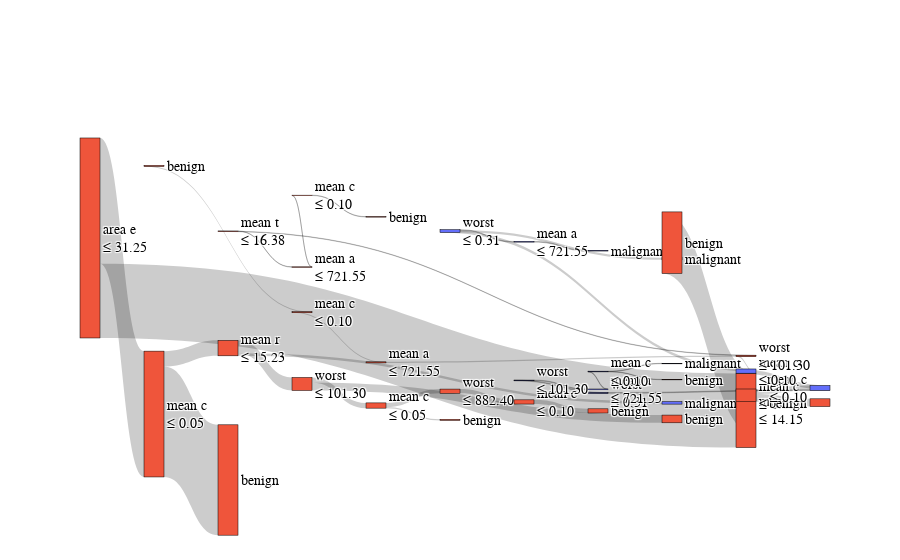

Source (notebook cell):
### Code cell
# 1) Pruned FBT Sankey plot for breast‐cancer

# Rename variables: use bc_ prefix for breast-cancer objects
pruned_bc_fbt = bc_fbt_viz.prune(max_depth=10)  
bc_fbt_sankey = SankeyTreePlot(pruned_bc_fbt)

# Show the interactive Sankey plot of the pruned FBT
bc_fbt_sankey.show()

### Figure 1 — Plotly figure (JSON) as saved in the notebook; plotly's stock layout.template omitted (floating-point values rounded to 4 significant figures; data arrays with more than 128 entries replaced by an {"elided": "..."} marker saying what was removed)
{"data": [{"link": {"hovertemplate": "<b style=\"font-size:14px;\">n_train:</b> %{value}<extra></extra>", "label": ["358", "314", "44", "37", "15", "3", "12", "12", "0", "0", "0", "0", "0", "0", "0", "12", "0", "0", "0", "0", "0", "0", "0", "22", "7", "211", "36", "22", "14", "2", "2", "2", "2", "1", "1", "0", "0", "0", "0", "0", "0", "0", "0", "0", "0", "0", "0", "0", "0", "0", "0", "0", "0", "0", "0", "0", "0", "0", "0", "0", "0", "0", "0", "0", "0", "0", "12", "4", "3", "3", "3", "0", "0", "0", "0", "1", "0", "1", "1", "1", "0", "0", "0", "0", "8", "2", "2", "0", "0", "0", "0", "0", "0", "0", "6", "175"], "source": [0, 1, 1, 3, 4, 5, 5, 7, 8, 9, 9, 11, 11, 13, 13, 8, 7, 17, 17, 19, 19, 21, 21, 4, 3, 0, 26, 27, 27, 29, 30, 31, 32, 33, 33, 32, 36, 36, 31, 39, 40, 41, 41, 40, 44, 44, 39, 47, 47, 49, 50, 50, 49, 53, 53, 30, 56, 57, 58, 58, 57, 61, 62, 62, 61, 56, 29, 67, 68, 69, 70, 70, 69, 73, 73, 68, 76, 76, 78, 79, 79, 78, 82, 82, 67, 85, 86, 86, 88, 89, 89, 88, 92, 92, 85, 26], "target": [1, 2, 3, 4, 5, 6, 7, 8, 9, 10, 11, 12, 13, 14, 15, 16, 17, 18, 19, 20, 21, 22, 23, 24, 25, 26, 27, 28, 29, 30, 31, 32, 33, 34, 35, 36, 37, 38, 39, 40, 41, 42, 43, 44, 45, 46, 47, 48, 49, 50, 51, 52, 53, 54, 55, 56, 57, 58, 59, 60, 61, 62, 63, 64, 65, 66, 67, 68, 69, 70, 71, 72, 73, 74, 75, 76, 77, 78, 79, 80, 81, 82, 83, 84, 85, 86, 87, 88, 89, 90, 91, 92, 93, 94, 95, 96], "value": [358, 314, 44, 37, 15, 3, 12, 12, 0, 0, 0, 0, 0, 0, 0, 12, 0, 0, 0, 0, 0, 0, 0, 22, 7, 211, 36, 22, 14, 2, 2, 2, 2, 1, 1, 0, 0, 0, 0, 0, 0, 0, 0, 0, 0, 0, 0, 0, 0, 0, 0, 0, 0, 0, 0, 0, 0, 0, 0, 0, 0, 0, 0, 0, 0, 0, 12, 4, 3, 3, 3, 0, 0, 0, 0, 1, 0, 1, 1, 1, 0, 0, 0, 0, 8, 2, 2, 0, 0, 0, 0, 0, 0, 0, 6, 175]}, "node": {"color": ["#EF553B", "#EF553B", "#EF553B", "#EF553B", "#EF553B", "#EF553B", "#EF553B", "#EF553B", "#EF553B", "#636EFA", "#EF553B", "#636EFA", "#EF553B", "#636EFA", "#EF553B", "#636EFA", "#EF553B", "#636EFA", "#EF553B", "#636EFA", "#EF553B", "#636EFA", "#EF553B", "#636EFA", "#EF553B", "#636EFA", "#EF553B", "#EF553B", "#EF553B", "#636EFA", "#636EFA", "#636EFA", "#636EFA", "#636EFA", "#EF553B", "#636EFA", "#636EFA", "#EF553B", "#636EFA", "#636EFA", "#636EFA", "#636EFA", "#EF553B", "#636EFA", "#636EFA", "#EF553B", "#636EFA", "#636EFA", "#636EFA", "#636EFA", "#636EFA", "#EF553B", "#636EFA", "#636EFA", "#EF553B", "#636EFA", "#636EFA", "#636EFA", "#636EFA", "#EF553B", "#636EFA", "#636EFA", "#636EFA", "#636EFA", "#EF553B", "#636EFA", "#636EFA", "#636EFA", "#EF553B", "#EF553B", "#EF553B", "#EF553B", "#636EFA", "#636EFA", "#EF553B", "#636EFA", "#EF553B", "#EF553B", "#EF553B", "#EF553B", "#EF553B", "#636EFA", "#636EFA", "#EF553B", "#636EFA", "#636EFA", "#636EFA", "#636EFA", "#636EFA", "#636EFA", "#EF553B", "#636EFA", "#636EFA", "#EF553B", "#636EFA", "#636EFA", "#EF553B"], "customdata": {"elided": "97x2 str values"}, "hovertemplate": "<b style=\"font-size:14px;\">%{customdata[0]}</b><br><b style=\"font-size:14px;\">n_train:</b> %{value}<br><b style=\"font-size:14px;\">Value:</b> %{customdata[1]}<extra></extra>", "label": ["area e<br>≤ 31.25", "mean c<br>≤ 0.05", "benign", "mean r<br>≤ 15.23", "worst <br>≤ 101.30", "mean c<br>≤ 0.05", "benign", "worst <br>≤ 882.40", "mean c<br>≤ 0.10", "worst <br>≤ 0.12", "benign", "mean a<br>≤ 721.55", "benign", "mean c<br>≤ 0.06", "benign", "malignant", "benign", "worst <br>≤ 0.12", "benign", "mean a<br>≤ 721.55", "benign", "mean c<br>≤ 0.06", "benign", "malignant", "benign", "malignant", "mean r<br>≤ 14.15", "mean c<br>≤ 0.05", "benign", "mean c<br>≤ 0.10", "worst <br>≤ 0.31", "worst <br>≤ 101.30", "mean a<br>≤ 721.55", "mean c<br>≤ 0.10", "benign", "malignant", "mean c<br>≤ 0.06", "benign", "malignant", "worst <br>≤ 0.26", "mean a<br>≤ 721.55", "mean c<br>≤ 0.10", "benign", "malignant", "mean c<br>≤ 0.06", "benign", "malignant", "concav<br>≤ 0.03", "malignant", "mean a<br>≤ 721.55", "mean c<br>≤ 0.10", "benign", "malignant", "mean c<br>≤ 0.06", "benign", "malignant", "worst <br>≤ 0.26", "mean a<br>≤ 721.55", "mean c<br>≤ 0.10", "benign", "malignant", "mean c<br>≤ 0.06", "worst <br>≤ 101.30", "malignant", "benign", "malignant", "malignant", "mean c<br>≤ 0.10", "worst <br>≤ 101.30", "mean a<br>≤ 721.55", "mean c<br>≤ 0.10", "benign", "malignant", "mean c<br>≤ 0.06", "benign", "malignant", "mean t<br>≤ 16.38", "benign", "mean a<br>≤ 721.55", "mean c<br>≤ 0.10", "benign", "malignant", "mean c<br>≤ 0.06", "benign", "malignant", "worst <br>≤ 0.31", "mean a<br>≤ 721.55", "malignant", "worst <br>≤ 0.29", "mean c<br>≤ 0.06", "benign", "malignant", "mean c<br>≤ 0.06", "benign", "malignant", "malignant", "benign"], "line": {"color": "black", "width": 0.5}, "pad": 15, "thickness": 20, "x": [0, 0.1, 0.2, 0.2, 0.3, 0.4, 0.5, 0.5, 0.6, 0.7, 0.8, 0.8, 0.9, 0.9, 1, 1, 0.7, 0.6, 0.7, 0.7, 0.8, 0.8, 0.9, 0.9, 0.4, 0.3, 0.1, 0.2, 0.3, 0.3, 0.4, 0.5, 0.6, 0.7, 0.8, 0.8, 0.7, 0.8, 0.8, 0.6, 0.7, 0.8, 0.9, 0.9, 0.8, 0.9, 0.9, 0.7, 0.8, 0.8, 0.9, 1, 1, 0.9, 1, 1, 0.5, 0.6, 0.7, 0.8, 0.8, 0.7, 0.8, 0.9, 0.9, 0.8, 0.6, 0.4, 0.5, 0.6, 0.7, 0.8, 0.8, 0.7, 0.8, 0.8, 0.6, 0.7, 0.7, 0.8, 0.9, 0.9, 0.8, 0.9, 0.9, 0.5, 0.6, 0.7, 0.7, 0.8, 0.9, 0.9, 0.8, 0.9, 0.9, 0.6, 0.2], "y": [0.5, 0.8264, 1, 0.6529, 0.7473, 0.804, 0.8417, 0.7663, 0.7946, 0.8182, 0.8393, 0.7971, 0.817, 0.7772, 0.7965, 0.7578, 0.771, 0.738, 0.7615, 0.7146, 0.7357, 0.6934, 0.7134, 0.6735, 0.6905, 0.5585, 0.1736, 0.3452, 0.4395, 0.2509, 0.3074, 0.3449, 0.3731, 0.3966, 0.4177, 0.3754, 0.3496, 0.3707, 0.3285, 0.3168, 0.3402, 0.3613, 0.3813, 0.3414, 0.3191, 0.339, 0.2992, 0.2933, 0.3144, 0.2722, 0.2921, 0.3115, 0.2728, 0.2523, 0.2716, 0.2329, 0.2698, 0.298, 0.3214, 0.3425, 0.3003, 0.2745, 0.2956, 0.3156, 0.2757, 0.2534, 0.2417, 0.1945, 0.2321, 0.2603, 0.2838, 0.305, 0.2627, 0.2368, 0.2579, 0.2157, 0.2039, 0.2274, 0.1805, 0.2016, 0.2215, 0.1816, 0.1594, 0.1793, 0.1394, 0.1568, 0.185, 0.2085, 0.1615, 0.1826, 0.2026, 0.1627, 0.1404, 0.1604, 0.1205, 0.1285, 0.001939]}, "type": "sankey"}], "layout": {"font": {"color": "black", "family": "Courier New", "size": 14}}}
